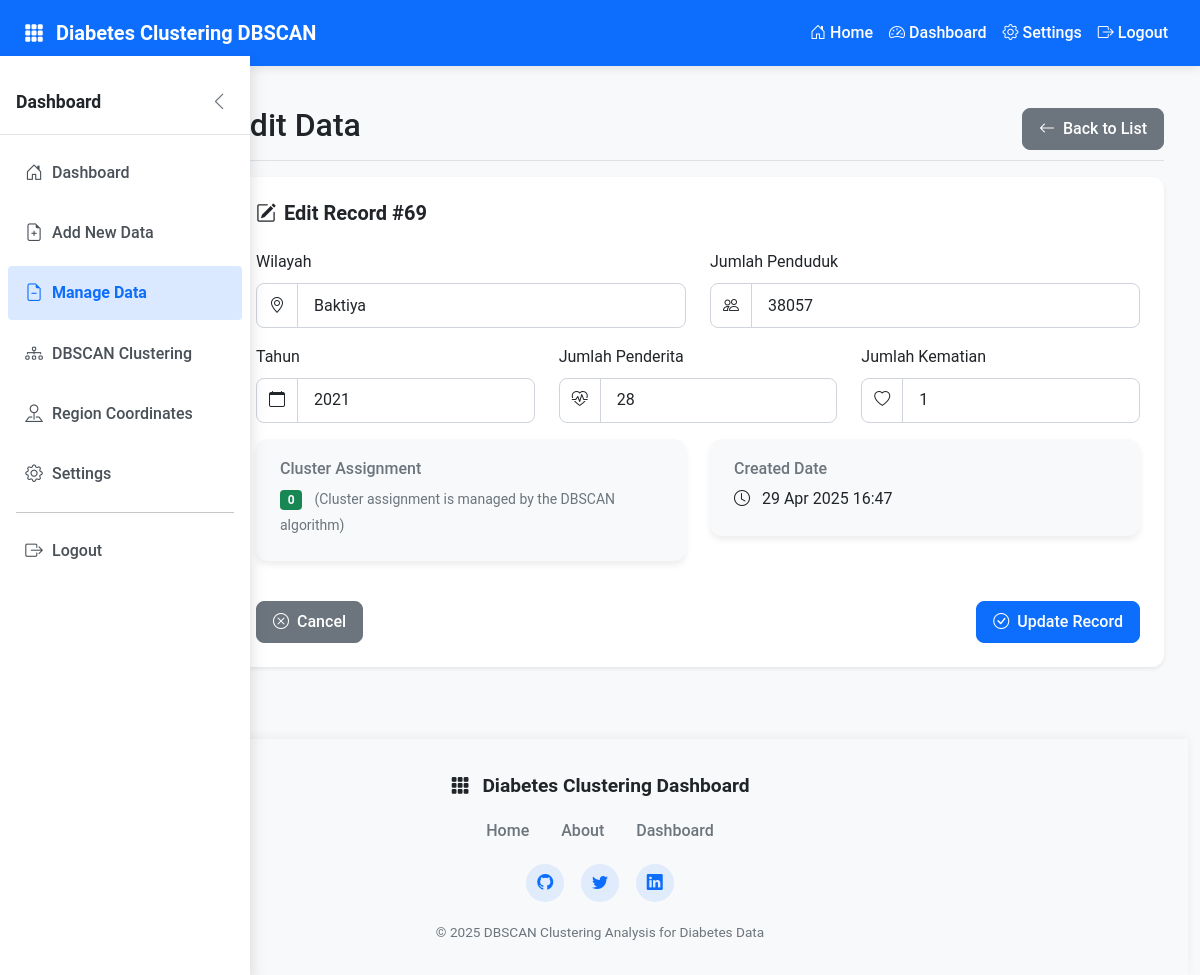
Screenshot of /admin/edit_data.php?id=69 (signed in) with the database file from the repository.
### tables this page shows
CREATE TABLE `diabetes_data`  (
  `id` int(11) NOT NULL AUTO_INCREMENT,
  `wilayah` varchar(100) NOT NULL,
  `jumlah_penduduk` int(11) NOT NULL,
  `jumlah_penderita` int(11) NOT NULL,
  `jumlah_kematian` int(11) NOT NULL,
  `created_at` timestamp(0) NOT NULL DEFAULT current_timestamp(0),
  `cluster` int(11) NULL DEFAULT NULL,
  `tahun` int(11) NULL DEFAULT NULL,
  PRIMARY KEY (`id`) USING BTREE
);

### admin/edit_data.php (the view, shortened to what this page needs)
<?php
require_once '../config/database.php';
$id = $_GET['id'];
if ($_SERVER['REQUEST_METHOD'] == 'POST') {
    $id = $_POST['id'];
    $wilayah = $_POST['wilayah'];
    $jumlah_penduduk = $_POST['jumlah_penduduk'];
    $tahun = $_POST['tahun'];
    $jumlah_penderita = $_POST['jumlah_penderita'];
    $jumlah_kematian = $_POST['jumlah_kematian'];
    try {
        $stmt = $pdo->prepare("UPDATE diabetes_data SET wilayah = ?, jumlah_penduduk = ?, tahun = ?, jumlah_penderita = ?, jumlah_kematian = ? WHERE id = ?");
        $stmt->execute([$wilayah, $jumlah_penduduk, $tahun, $jumlah_penderita, $jumlah_kematian, $id]);
        $success_message = "Data updated successfully!";
        $stmt = $pdo->prepare("SELECT * FROM diabetes_data WHERE id = ?");
        $stmt->execute([$id]);
        $data = $stmt->fetch(PDO::FETCH_ASSOC);
    } catch (PDOException $e) {
        $error_message = "Error updating record: " . $e->getMessage();
    }
} else {
    $stmt = $pdo->prepare("SELECT * FROM diabetes_data WHERE id = ?");
    $stmt->execute([$id]);
    $data = $stmt->fetch(PDO::FETCH_ASSOC);
}
include '../includes/header.php';
?>
<div class="container-fluid">
    <div class="row">
        <?php include '../includes/sidebar.php'; ?>
        <main class="col-md-9 ms-sm-auto col-lg-10 px-md-4">
            <div class="d-flex justify-content-between flex-wrap flex-md-nowrap align-items-center pt-3 pb-2 mb-3 border-bottom">
                <h1 class="h2">Edit Data</h1>
                <a href="delete_data.php" class="btn btn-secondary">
                    <i class="bi bi-arrow-left me-2"></i>Back to List
                </a>
            </div>
            <?php if (isset($data)): ?>
                <div class="card shadow-sm">
                    <div class="card-body">
                        <h5 class="card-title mb-4">
                            <i class="bi bi-pencil-square me-2"></i>
                            Edit Record #<?php echo htmlspecialchars($data['id']); ?>
                        </h5>
                        <form method="POST">
                            <div class="row">
                                <div class="col-md-6 mb-3">
                                    <label for="wilayah" class="form-label">Wilayah</label>
                                    <div class="input-group">
                                        <span class="input-group-text">
                                            <i class="bi bi-geo-alt"></i>
                                        </span>
                                        <input type="text" class="form-control" id="wilayah" name="wilayah"
                                            value="<?php echo htmlspecialchars($data['wilayah']); ?>" required>
                                    </div>
                                </div>
                                <div class="col-md-6 mb-3">
                                    <label for="jumlah_penduduk" class="form-label">Jumlah Penduduk</label>
                                    <div class="input-group">
                                        <span class="input-group-text">
                                            <i class="bi bi-people"></i>
                                        </span>
                                        <input type="number" class="form-control" id="jumlah_penduduk" name="jumlah_penduduk"
                                            value="<?php echo htmlspecialchars($data['jumlah_penduduk'] ?? 0); ?>" required>
                                    </div>
                                </div>
                            </div>
                            <div class="row">
                                <div class="col-md-4 mb-3">
                                    <label for="tahun" class="form-label">Tahun</label>
                                    <div class="input-group">
                                        <span class="input-group-text">
                                            <i class="bi bi-calendar"></i>
                                        </span>
                                        <input type="number" class="form-control" id="tahun" name="tahun"
                                            value="<?php echo htmlspecialchars($data['tahun']); ?>" required
                                            min="2000" max="<?php echo date('Y'); ?>">
                                    </div>
                                </div>
                                <div class="col-md-4 mb-3">
                                    <label for="jumlah_penderita" class="form-label">Jumlah Penderita</label>
                                    <div class="input-group">
                                        <span class="input-group-text">
                                            <i class="bi bi-heart-pulse"></i>
                                        </span>
                                        <input type="number" class="form-control" id="jumlah_penderita" name="jumlah_penderita"
                                            value="<?php echo htmlspecialchars($data['jumlah_penderita']); ?>" required>
                                    </div>
                                </div>
                                <div class="col-md-4 mb-3">
                                    <label for="jumlah_kematian" class="form-label">Jumlah Kematian</label>
                                    <div class="input-group">
                                        <span class="input-group-text">
                                            <i class="bi bi-heart"></i>
                                        </span>
                                        <input type="number" class="form-control" id="jumlah_kematian" name="jumlah_kematian"
                                            value="<?php echo htmlspecialchars($data['jumlah_kematian']); ?>" required>
                                    </div>
                                </div>
                            </div>
                            <div class="row mb-3">
                                <div class="col-md-6">
                                    <div class="card bg-light">
                                        <div class="card-body">
                                            <h6 class="card-subtitle mb-2 text-muted">Cluster Assignment</h6>
                                            <p class="card-text">
                                                <span class="badge bg-<?php
                                                    switch ((int)($data['cluster'] ?? -1)) {
                                                        case 0: echo 'success'; break;
                                                    }
                                                ?>">
                                                    <?php echo isset($data['cluster']) ? htmlspecialchars($data['cluster']) : 'Not Assigned'; ?>
                                                </span>
                                                <small class="text-muted ms-2">
                                                    (Cluster assignment is managed by the DBSCAN algorithm)
                                                </small>
                                            </p>
                                        </div>
                                    </div>
                                </div>
                                <div class="col-md-6">
                                    <div class="card bg-light">
                                        <div class="card-body">
                                            <h6 class="card-subtitle mb-2 text-muted">Created Date</h6>
                                            <p class="card-text">
                                                <i class="bi bi-clock me-2"></i>
                                                <?php echo isset($data['created_at']) ? date('d M Y H:i', strtotime($data['created_at'])) : 'Not available'; ?>
                                            </p>
                                        </div>
                                    </div>
                                </div>
                            </div>
                            <div class="d-flex justify-content-between">
                                <a href="delete_data.php" class="btn btn-secondary">
                                    <i class="bi bi-x-circle me-2"></i>Cancel
                                </a>
                                <button type="submit" class="btn btn-primary">
                                    <i class="bi bi-check-circle me-2"></i>Update Record
                                </button>
                            </div>
                        </form>
                    </div>
                </div>
            <?php endif; ?>
        </main>
    </div>
</div>
<?php include '../includes/footer.php'; ?>

### css/style.css (style rules this page uses)
* { box-sizing: border-box; margin: 0; padding: 0; }
body { font-family: 'Roboto', -apple-system, BlinkMacSystemFont, 'Segoe UI', Oxygen, Ubuntu, Cantarell, 'Open Sans', 'Helvetica Neue', sans-serif; font-size: 1rem; line-height: 1.6; color: #212529; transition: background-color 0.3s ease, color 0.3s ease; overflow-x: hidden; min-height: 100vh; display: flex; flex-direction: column; }
main { flex: 1 0 auto; }
a { text-decoration: none; transition: all 0.3s ease; }
.card { border-radius: 0.75rem; border: none; box-shadow: 0 0.125rem 0.25rem rgba(0, 0, 0, 0.075); transition: transform 0.3s ease, box-shadow 0.3s ease; margin-bottom: 1.5rem; overflow: hidden; }
.card-body { padding: 1.5rem; }
.card-title { font-weight: 600; margin-bottom: 0.75rem; display: flex; align-items: center; }
.card-title i { margin-right: 0.5rem; }
.btn { border-radius: 0.5rem; padding: 0.5rem 1rem; font-weight: 500; transition: all 0.3s ease; }
.btn-primary { background-color: #0d6efd; border-color: #0d6efd; }
.form-control, .form-select { border-radius: 0.5rem; padding: 0.6rem 1rem; border: 1px solid #ced4da; transition: all 0.3s ease; }
.input-group-text { border-radius: 0.5rem 0 0 0.5rem; background-color: #f8f9fa; }

### css/sidebar.css (style rules this page uses)
main { transition: all 0.3s ease; margin-left: 250px; }

### css/light.css (style rules this page uses)
body.light-theme { background-color: #f8f9fa; color: #212529; }
.light-theme h1, .light-theme h2, .light-theme h3, .light-theme h4, .light-theme h5, .light-theme h6 { color: #212529; }
.light-theme .text-muted { color: #6c757d !important; }
.light-theme .card, .light-theme .dashboard-card { background-color: #ffffff; box-shadow: 0 4px 6px rgba(0, 0, 0, 0.07); }
.light-theme .form-control, .light-theme .form-select, .light-theme .input-group-text { background-color: #ffffff; border-color: #ced4da; color: #212529; }

### rows the page displays
diabetes_data: id "69", wilayah "Baktiya", jumlah_penduduk "38057", tahun "2021", jumlah_penderita "28", jumlah_kematian "1", cluster "0", created_at "29 Apr 2025 16:47"

### other values shown
$lang['home'] "Home"
$lang['dashboard'] "Dashboard"
$lang['settings'] "Settings"
$lang['logout'] "Logout"
$lang['add_data'] "Add New Data"
$lang['manage_data'] "Manage Data"
$lang['region_coordinates'] "Region Coordinates"
